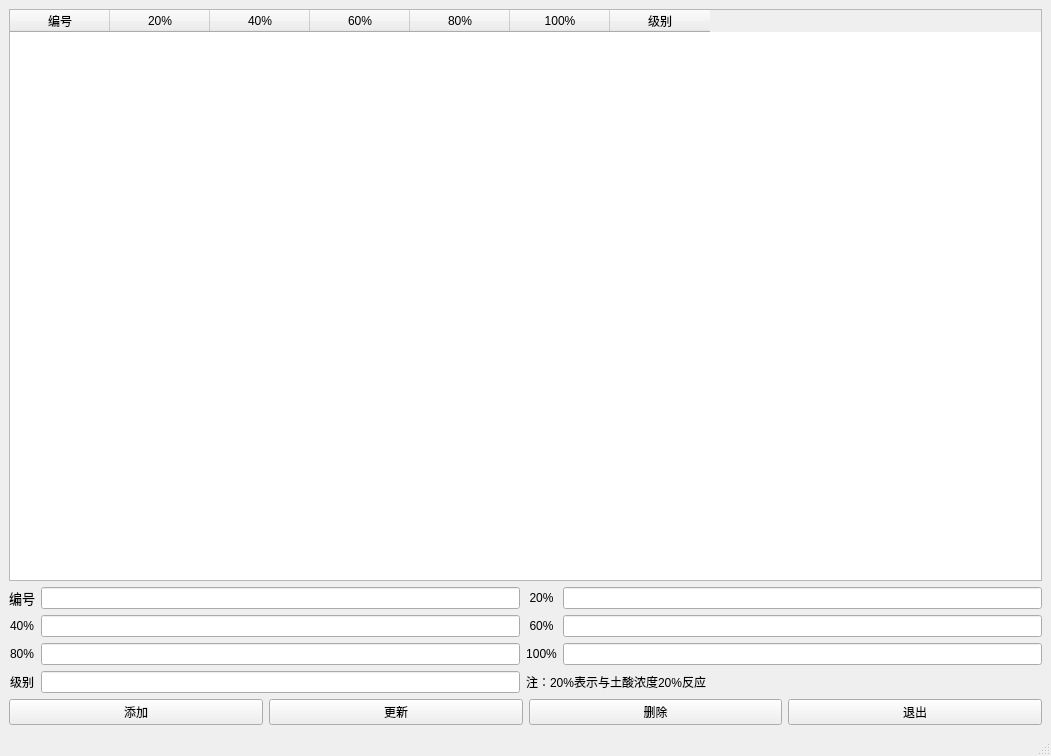
<?xml version="1.0" encoding="UTF-8"?>
<ui version="4.0">
 <class>MainWindow</class>
 <widget class="QMainWindow" name="MainWindow">
  <property name="geometry">
   <rect>
    <x>0</x>
    <y>0</y>
    <width>1051</width>
    <height>756</height>
   </rect>
  </property>
  <property name="windowTitle">
   <string>MainWindow</string>
  </property>
  <widget class="QWidget" name="centralwidget">
   <layout class="QGridLayout" name="gridLayout_2">
    <item row="0" column="0">
     <layout class="QGridLayout" name="gridLayout">
      <item row="0" column="0" colspan="4">
       <widget class="QTableWidget" name="tableWidget">
        <column>
         <property name="text">
          <string>编号</string>
         </property>
        </column>
        <column>
         <property name="text">
          <string>20%</string>
         </property>
        </column>
        <column>
         <property name="text">
          <string>40%</string>
         </property>
        </column>
        <column>
         <property name="text">
          <string>60%</string>
         </property>
        </column>
        <column>
         <property name="text">
          <string>80%</string>
         </property>
        </column>
        <column>
         <property name="text">
          <string>100%</string>
         </property>
        </column>
        <column>
         <property name="text">
          <string>级别</string>
         </property>
        </column>
       </widget>
      </item>
      <item row="1" column="0">
       <widget class="QLabel" name="label_2">
        <property name="text">
         <string>&lt;html&gt;&lt;head/&gt;&lt;body&gt;&lt;p align=&quot;center&quot;&gt;&lt;span style=&quot; font-size:10pt;&quot;&gt;编号&lt;/span&gt;&lt;/p&gt;&lt;/body&gt;&lt;/html&gt;</string>
        </property>
       </widget>
      </item>
      <item row="1" column="1">
       <widget class="QLineEdit" name="inbh"/>
      </item>
      <item row="1" column="2">
       <widget class="QLabel" name="label_8">
        <property name="text">
         <string>&lt;html&gt;&lt;head/&gt;&lt;body&gt;&lt;p align=&quot;center&quot;&gt;20%&lt;/p&gt;&lt;/body&gt;&lt;/html&gt;</string>
        </property>
       </widget>
      </item>
      <item row="1" column="3">
       <widget class="QLineEdit" name="inxz"/>
      </item>
      <item row="2" column="0">
       <widget class="QLabel" name="label_4">
        <property name="text">
         <string>&lt;html&gt;&lt;head/&gt;&lt;body&gt;&lt;p align=&quot;center&quot;&gt;40%&lt;/p&gt;&lt;/body&gt;&lt;/html&gt;</string>
        </property>
       </widget>
      </item>
      <item row="2" column="1">
       <widget class="QLineEdit" name="inmd"/>
      </item>
      <item row="2" column="2">
       <widget class="QLabel" name="label_5">
        <property name="text">
         <string>&lt;html&gt;&lt;head/&gt;&lt;body&gt;&lt;p align=&quot;center&quot;&gt;60%&lt;/p&gt;&lt;/body&gt;&lt;/html&gt;</string>
        </property>
       </widget>
      </item>
      <item row="2" column="3">
       <widget class="QLineEdit" name="in50"/>
      </item>
      <item row="3" column="0">
       <widget class="QLabel" name="label_6">
        <property name="text">
         <string>&lt;html&gt;&lt;head/&gt;&lt;body&gt;&lt;p align=&quot;center&quot;&gt;80%&lt;/p&gt;&lt;/body&gt;&lt;/html&gt;</string>
        </property>
       </widget>
      </item>
      <item row="3" column="1">
       <widget class="QLineEdit" name="in90"/>
      </item>
      <item row="3" column="2">
       <widget class="QLabel" name="label_7">
        <property name="text">
         <string>&lt;html&gt;&lt;head/&gt;&lt;body&gt;&lt;p align=&quot;center&quot;&gt;100%&lt;/p&gt;&lt;/body&gt;&lt;/html&gt;</string>
        </property>
       </widget>
      </item>
      <item row="3" column="3">
       <widget class="QLineEdit" name="incjb"/>
      </item>
      <item row="4" column="0">
       <widget class="QLabel" name="label_3">
        <property name="text">
         <string>&lt;html&gt;&lt;head/&gt;&lt;body&gt;&lt;p align=&quot;center&quot;&gt;级别&lt;/p&gt;&lt;/body&gt;&lt;/html&gt;</string>
        </property>
       </widget>
      </item>
      <item row="4" column="1">
       <widget class="QLineEdit" name="injb"/>
      </item>
      <item row="4" column="2" colspan="2">
       <widget class="QLabel" name="label">
        <property name="text">
         <string>注：20%表示与土酸浓度20%反应</string>
        </property>
       </widget>
      </item>
     </layout>
    </item>
    <item row="1" column="0">
     <layout class="QHBoxLayout" name="horizontalLayout">
      <item>
       <widget class="QPushButton" name="pushButton_add">
        <property name="maximumSize">
         <size>
          <width>645</width>
          <height>16777215</height>
         </size>
        </property>
        <property name="text">
         <string>添加</string>
        </property>
       </widget>
      </item>
      <item>
       <widget class="QPushButton" name="pushButton_new">
        <property name="maximumSize">
         <size>
          <width>645</width>
          <height>16777215</height>
         </size>
        </property>
        <property name="text">
         <string>更新</string>
        </property>
       </widget>
      </item>
      <item>
       <widget class="QPushButton" name="pushButton_del">
        <property name="maximumSize">
         <size>
          <width>645</width>
          <height>16777215</height>
         </size>
        </property>
        <property name="text">
         <string>删除</string>
        </property>
       </widget>
      </item>
      <item>
       <widget class="QPushButton" name="pushButton_exit">
        <property name="maximumSize">
         <size>
          <width>645</width>
          <height>16777215</height>
         </size>
        </property>
        <property name="text">
         <string>退出</string>
        </property>
       </widget>
      </item>
     </layout>
    </item>
   </layout>
  </widget>
  <widget class="QMenuBar" name="menubar">
   <property name="geometry">
    <rect>
     <x>0</x>
     <y>0</y>
     <width>1051</width>
     <height>34</height>
    </rect>
   </property>
  </widget>
  <widget class="QStatusBar" name="statusbar"/>
 </widget>
 <resources/>
 <connections/>
</ui>
